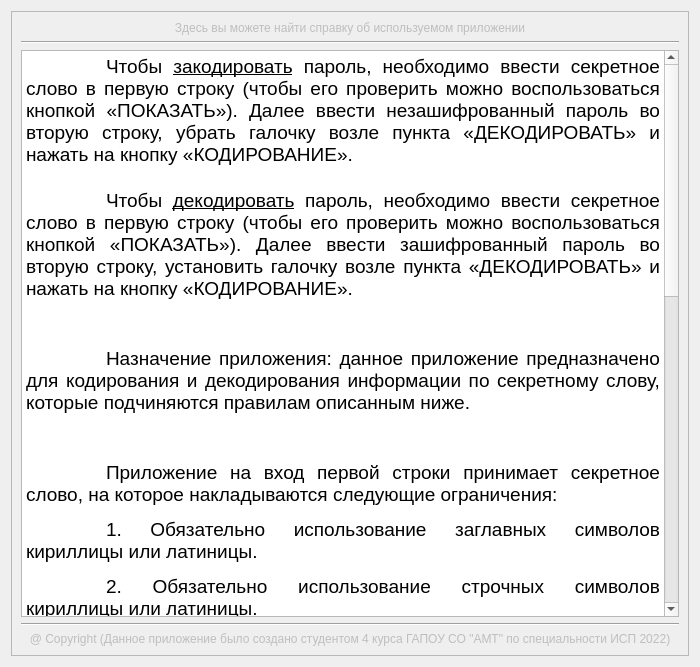
<?xml version="1.0" encoding="UTF-8"?>
<ui version="4.0">
 <class>ShowAbout</class>
 <widget class="QWidget" name="ShowAbout">
  <property name="geometry">
   <rect>
    <x>0</x>
    <y>0</y>
    <width>700</width>
    <height>667</height>
   </rect>
  </property>
  <property name="windowTitle">
   <string>Справка</string>
  </property>
  <layout class="QVBoxLayout" name="verticalLayout_3">
   <item>
    <widget class="QScrollArea" name="scrollArea">
     <property name="sizeAdjustPolicy">
      <enum>QAbstractScrollArea::AdjustIgnored</enum>
     </property>
     <property name="widgetResizable">
      <bool>true</bool>
     </property>
     <widget class="QWidget" name="scrollAreaWidgetContents">
      <property name="geometry">
       <rect>
        <x>0</x>
        <y>0</y>
        <width>680</width>
        <height>647</height>
       </rect>
      </property>
      <layout class="QVBoxLayout" name="verticalLayout_2">
       <item>
        <layout class="QVBoxLayout" name="verticalLayout">
         <item>
          <widget class="QLabel" name="aboutWindow">
           <property name="enabled">
            <bool>false</bool>
           </property>
           <property name="sizePolicy">
            <sizepolicy hsizetype="Preferred" vsizetype="Maximum">
             <horstretch>0</horstretch>
             <verstretch>0</verstretch>
            </sizepolicy>
           </property>
           <property name="text">
            <string>&lt;html&gt;&lt;head/&gt;&lt;body&gt;&lt;p align=&quot;center&quot;&gt;Здесь вы можете найти справку об используемом приложении&lt;/p&gt;&lt;/body&gt;&lt;/html&gt;</string>
           </property>
           <property name="alignment">
            <set>Qt::AlignCenter</set>
           </property>
          </widget>
         </item>
         <item>
          <widget class="Line" name="line_3">
           <property name="orientation">
            <enum>Qt::Horizontal</enum>
           </property>
          </widget>
         </item>
         <item>
          <widget class="QTextBrowser" name="aboutAppSecretWord">
           <property name="sizePolicy">
            <sizepolicy hsizetype="Expanding" vsizetype="Expanding">
             <horstretch>0</horstretch>
             <verstretch>0</verstretch>
            </sizepolicy>
           </property>
           <property name="cursor" stdset="0">
            <cursorShape>IBeamCursor</cursorShape>
           </property>
           <property name="contextMenuPolicy">
            <enum>Qt::PreventContextMenu</enum>
           </property>
           <property name="html">
            <string>&lt;!DOCTYPE HTML PUBLIC &quot;-//W3C//DTD HTML 4.0//EN&quot; &quot;http://www.w3.org/TR/REC-html40/strict.dtd&quot;&gt;
&lt;html&gt;&lt;head&gt;&lt;meta name=&quot;qrichtext&quot; content=&quot;1&quot; /&gt;&lt;style type=&quot;text/css&quot;&gt;
p, li { white-space: pre-wrap; }
&lt;/style&gt;&lt;/head&gt;&lt;body style=&quot; font-family:'MS Shell Dlg 2'; font-size:8.25pt; font-weight:400; font-style:normal;&quot;&gt;
&lt;p align=&quot;justify&quot; style=&quot; margin-top:0px; margin-bottom:0px; margin-left:0px; margin-right:0px; -qt-block-indent:0; text-indent:0px;&quot;&gt;&lt;span style=&quot; font-family:'Arial'; font-size:14pt;&quot;&gt;	Чтобы &lt;/span&gt;&lt;span style=&quot; font-family:'Arial'; font-size:14pt; text-decoration: underline;&quot;&gt;закодировать&lt;/span&gt;&lt;span style=&quot; font-family:'Arial'; font-size:14pt;&quot;&gt; пароль, необходимо ввести секретное слово в первую строку (чтобы его проверить можно воспользоваться кнопкой «ПОКАЗАТЬ»). Далее ввести незашифрованный пароль во вторую строку, убрать галочку возле пункта «ДЕКОДИРОВАТЬ» и нажать на кнопку «КОДИРОВАНИЕ».&lt;/span&gt;&lt;/p&gt;
&lt;p align=&quot;justify&quot; style=&quot; margin-top:0px; margin-bottom:0px; margin-left:0px; margin-right:0px; -qt-block-indent:0; text-indent:0px;&quot;&gt;&lt;span style=&quot; font-family:'Arial'; font-size:14pt;&quot;&gt; &lt;/span&gt;&lt;/p&gt;
&lt;p align=&quot;justify&quot; style=&quot; margin-top:0px; margin-bottom:0px; margin-left:0px; margin-right:0px; -qt-block-indent:0; text-indent:0px;&quot;&gt;&lt;span style=&quot; font-family:'Arial'; font-size:14pt;&quot;&gt;	Чтобы &lt;/span&gt;&lt;span style=&quot; font-family:'Arial'; font-size:14pt; text-decoration: underline;&quot;&gt;декодировать&lt;/span&gt;&lt;span style=&quot; font-family:'Arial'; font-size:14pt;&quot;&gt; пароль, необходимо ввести секретное слово в первую строку (чтобы его проверить можно воспользоваться кнопкой «ПОКАЗАТЬ»). Далее ввести зашифрованный пароль во вторую строку, установить галочку возле пункта «ДЕКОДИРОВАТЬ» и нажать на кнопку «КОДИРОВАНИЕ».&lt;/span&gt;&lt;/p&gt;
&lt;p align=&quot;justify&quot; style=&quot; margin-top:12px; margin-bottom:12px; margin-left:0px; margin-right:0px; -qt-block-indent:0; text-indent:0px;&quot;&gt;&lt;span style=&quot; font-family:'Arial'; font-size:14pt;&quot;&gt; &lt;/span&gt;&lt;/p&gt;
&lt;p align=&quot;justify&quot; style=&quot; margin-top:12px; margin-bottom:12px; margin-left:0px; margin-right:0px; -qt-block-indent:0; text-indent:0px;&quot;&gt;&lt;span style=&quot; font-family:'Arial'; font-size:14pt;&quot;&gt;	Назначение приложения: данное приложение предназначено для кодирования и декодирования информации по секретному слову, которые подчиняются правилам описанным ниже.&lt;/span&gt;&lt;/p&gt;
&lt;p align=&quot;justify&quot; style=&quot; margin-top:12px; margin-bottom:12px; margin-left:0px; margin-right:0px; -qt-block-indent:0; text-indent:0px;&quot;&gt;&lt;span style=&quot; font-family:'Arial'; font-size:14pt;&quot;&gt; &lt;/span&gt;&lt;/p&gt;
&lt;p align=&quot;justify&quot; style=&quot; margin-top:12px; margin-bottom:12px; margin-left:0px; margin-right:0px; -qt-block-indent:0; text-indent:0px;&quot;&gt;&lt;span style=&quot; font-family:'Arial'; font-size:14pt;&quot;&gt;	Приложение на вход первой строки принимает секретное слово, на которое накладываются следующие ограничения:&lt;/span&gt;&lt;/p&gt;
&lt;p align=&quot;justify&quot; style=&quot; margin-top:12px; margin-bottom:12px; margin-left:0px; margin-right:0px; -qt-block-indent:0; text-indent:0px;&quot;&gt;&lt;span style=&quot; font-family:'Arial'; font-size:14pt;&quot;&gt;	1. Обязательно использование заглавных символов кириллицы или латиницы.&lt;/span&gt;&lt;/p&gt;
&lt;p align=&quot;justify&quot; style=&quot; margin-top:12px; margin-bottom:12px; margin-left:0px; margin-right:0px; -qt-block-indent:0; text-indent:0px;&quot;&gt;&lt;span style=&quot; font-family:'Arial'; font-size:14pt;&quot;&gt;	2. Обязательно использование строчных символов кириллицы или латиницы.&lt;/span&gt;&lt;/p&gt;
&lt;p align=&quot;justify&quot; style=&quot; margin-top:12px; margin-bottom:12px; margin-left:0px; margin-right:0px; -qt-block-indent:0; text-indent:0px;&quot;&gt;&lt;span style=&quot; font-family:'Arial'; font-size:14pt;&quot;&gt;	3. Обязательная длина секретного слова от 8 до 32 символов.&lt;/span&gt;&lt;/p&gt;
&lt;p align=&quot;justify&quot; style=&quot; margin-top:12px; margin-bottom:12px; margin-left:0px; margin-right:0px; -qt-block-indent:0; text-indent:0px;&quot;&gt;&lt;span style=&quot; font-family:'Arial'; font-size:14pt;&quot;&gt;	4. Использование специальных символов или арабских цифр на усмотрение пользователя.&lt;/span&gt;&lt;/p&gt;
&lt;p align=&quot;justify&quot; style=&quot; margin-top:12px; margin-bottom:12px; margin-left:0px; margin-right:0px; -qt-block-indent:0; text-indent:0px;&quot;&gt;&lt;span style=&quot; font-family:'Arial'; font-size:14pt;&quot;&gt; &lt;/span&gt;&lt;/p&gt;
&lt;p align=&quot;justify&quot; style=&quot; margin-top:12px; margin-bottom:12px; margin-left:0px; margin-right:0px; -qt-block-indent:0; text-indent:0px;&quot;&gt;&lt;span style=&quot; font-family:'Arial'; font-size:14pt; text-decoration: underline;&quot;&gt;Пример: МоёСекретноеСлово, MySecretWord&lt;/span&gt;&lt;/p&gt;
&lt;p align=&quot;justify&quot; style=&quot; margin-top:12px; margin-bottom:12px; margin-left:0px; margin-right:0px; -qt-block-indent:0; text-indent:0px;&quot;&gt;&lt;span style=&quot; font-family:'Arial'; font-size:14pt;&quot;&gt; &lt;/span&gt;&lt;/p&gt;
&lt;p align=&quot;justify&quot; style=&quot; margin-top:12px; margin-bottom:12px; margin-left:0px; margin-right:0px; -qt-block-indent:0; text-indent:0px;&quot;&gt;&lt;span style=&quot; font-family:'Arial'; font-size:14pt;&quot;&gt;	Приложение принимает на вход второй строки пароль, который может быть в двух вариантах: в зашифрованном виде и в незашифрованном виде. Также пароль должен подчиняться следующим ограничениям:&lt;/span&gt;&lt;/p&gt;
&lt;p align=&quot;justify&quot; style=&quot; margin-top:12px; margin-bottom:12px; margin-left:0px; margin-right:0px; -qt-block-indent:0; text-indent:0px;&quot;&gt;&lt;span style=&quot; font-family:'Arial'; font-size:14pt;&quot;&gt;	1. Обязательно содержание арабских цифр.&lt;/span&gt;&lt;/p&gt;
&lt;p align=&quot;justify&quot; style=&quot; margin-top:12px; margin-bottom:12px; margin-left:0px; margin-right:0px; -qt-block-indent:0; text-indent:0px;&quot;&gt;&lt;span style=&quot; font-family:'Arial'; font-size:14pt;&quot;&gt;	2. Обязательно содержание специальных символов&lt;/span&gt;&lt;span style=&quot; font-family:'Arial'; font-size:14pt; font-style:italic;&quot;&gt; &amp;lt;&lt;/span&gt;&lt;span style=&quot; font-family:'Arial'; font-size:14pt;&quot;&gt;&amp;quot;!&lt;/span&gt;&lt;span style=&quot; font-family:'Arial'; font-size:14pt; color:#000000;&quot;&gt;@#$%^&amp;amp;*_-: ;'№?()&amp;gt;.&lt;/span&gt;&lt;/p&gt;
&lt;p align=&quot;justify&quot; style=&quot; margin-top:12px; margin-bottom:12px; margin-left:0px; margin-right:0px; -qt-block-indent:0; text-indent:0px;&quot;&gt;&lt;span style=&quot; font-family:'Arial'; font-size:14pt;&quot;&gt;	3. Обязательно использование заглавных символов кириллицы или латиницы.&lt;/span&gt;&lt;/p&gt;
&lt;p align=&quot;justify&quot; style=&quot; margin-top:12px; margin-bottom:12px; margin-left:0px; margin-right:0px; -qt-block-indent:0; text-indent:0px;&quot;&gt;&lt;span style=&quot; font-family:'Arial'; font-size:14pt;&quot;&gt;	4. Обязательно использование строчных символов кириллицы или латиницы.&lt;/span&gt;&lt;/p&gt;
&lt;p align=&quot;justify&quot; style=&quot; margin-top:12px; margin-bottom:12px; margin-left:0px; margin-right:0px; -qt-block-indent:0; text-indent:0px;&quot;&gt;&lt;span style=&quot; font-family:'Arial'; font-size:14pt;&quot;&gt;	5. Обязательная длина секретного слова от 12 до 32 символов.&lt;/span&gt;&lt;/p&gt;
&lt;p align=&quot;justify&quot; style=&quot; margin-top:12px; margin-bottom:12px; margin-left:0px; margin-right:0px; -qt-block-indent:0; text-indent:0px;&quot;&gt;&lt;span style=&quot; font-family:'Arial'; font-size:14pt;&quot;&gt; &lt;/span&gt;&lt;/p&gt;
&lt;p align=&quot;justify&quot; style=&quot; margin-top:12px; margin-bottom:12px; margin-left:0px; margin-right:0px; -qt-block-indent:0; text-indent:0px;&quot;&gt;&lt;span style=&quot; font-family:'Arial'; font-size:14pt; text-decoration: underline;&quot;&gt;Пример: Мой!пароль123, My!password123&lt;/span&gt;&lt;/p&gt;
&lt;p align=&quot;justify&quot; style=&quot;-qt-paragraph-type:empty; margin-top:12px; margin-bottom:12px; margin-left:0px; margin-right:0px; -qt-block-indent:0; text-indent:0px; font-size:14pt;&quot;&gt;&lt;br /&gt;&lt;/p&gt;
&lt;p align=&quot;center&quot; style=&quot; margin-top:12px; margin-bottom:12px; margin-left:0px; margin-right:0px; -qt-block-indent:0; text-indent:0px;&quot;&gt;&lt;span style=&quot; font-family:'Arial'; font-size:10pt;&quot;&gt;Автор приложения не несёт ответственности за сохранность пароля или секретного слова пользователя.&lt;/span&gt;&lt;/p&gt;
&lt;p align=&quot;center&quot; style=&quot; margin-top:12px; margin-bottom:12px; margin-left:0px; margin-right:0px; -qt-block-indent:0; text-indent:0px;&quot;&gt;&lt;span style=&quot; font-family:'Arial'; font-size:10pt;&quot;&gt;Спасение утопающих - дело рук самих утопающих!&lt;/span&gt;&lt;/p&gt;&lt;/body&gt;&lt;/html&gt;</string>
           </property>
          </widget>
         </item>
         <item>
          <widget class="Line" name="line_4">
           <property name="orientation">
            <enum>Qt::Horizontal</enum>
           </property>
          </widget>
         </item>
         <item>
          <widget class="QLabel" name="aboutAuthor">
           <property name="enabled">
            <bool>false</bool>
           </property>
           <property name="sizePolicy">
            <sizepolicy hsizetype="Preferred" vsizetype="Maximum">
             <horstretch>0</horstretch>
             <verstretch>0</verstretch>
            </sizepolicy>
           </property>
           <property name="cursor">
            <cursorShape>ArrowCursor</cursorShape>
           </property>
           <property name="frameShadow">
            <enum>QFrame::Raised</enum>
           </property>
           <property name="text">
            <string>&lt;html&gt;&lt;head/&gt;&lt;body&gt;&lt;p align=&quot;center&quot;&gt;@ Copyright (Данное приложение было создано студентом 4 курса ГАПОУ СО &amp;quot;АМТ&amp;quot; по специальности ИСП 2022)&lt;/p&gt;&lt;/body&gt;&lt;/html&gt;</string>
           </property>
           <property name="alignment">
            <set>Qt::AlignCenter</set>
           </property>
          </widget>
         </item>
        </layout>
       </item>
      </layout>
     </widget>
    </widget>
   </item>
  </layout>
 </widget>
 <resources/>
 <connections/>
</ui>
